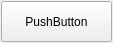
<?xml version="1.0" encoding="UTF-8"?>
<ui version="4.0">
 <class>CSuspendFrame</class>
 <widget class="QWidget" name="CSuspendFrame">
  <property name="geometry">
   <rect>
    <x>0</x>
    <y>0</y>
    <width>113</width>
    <height>43</height>
   </rect>
  </property>
  <property name="windowTitle">
   <string>Form</string>
  </property>
  <widget class="QPushButton" name="btnRecordStop">
   <property name="geometry">
    <rect>
     <x>1</x>
     <y>1</y>
     <width>111</width>
     <height>41</height>
    </rect>
   </property>
   <property name="text">
    <string>PushButton</string>
   </property>
  </widget>
 </widget>
 <resources/>
 <connections/>
</ui>
